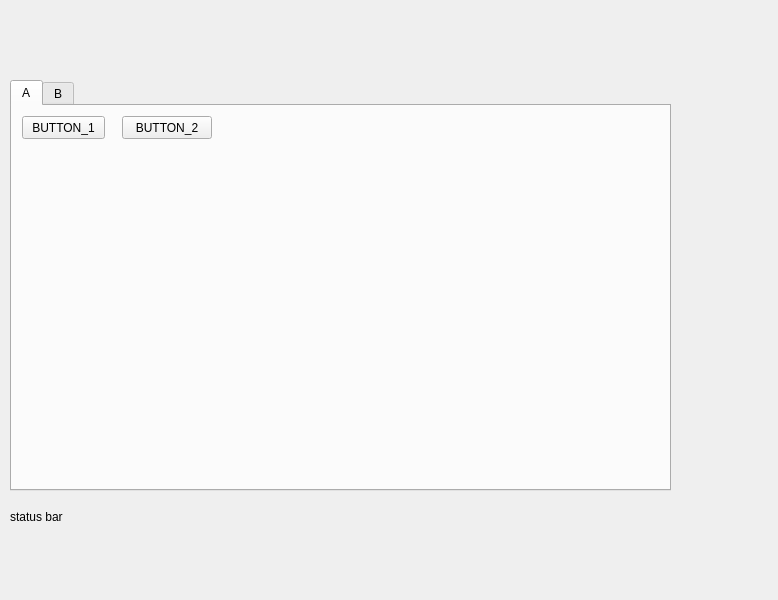
<?xml version="1.0" encoding="UTF-8"?>
<ui version="4.0">
 <class>MainWindow</class>
 <widget class="QMainWindow" name="MainWindow">
  <property name="geometry">
   <rect>
    <x>0</x>
    <y>0</y>
    <width>778</width>
    <height>600</height>
   </rect>
  </property>
  <property name="windowTitle">
   <string>MainWindow</string>
  </property>
  <widget class="QWidget" name="centralWidget">
   <widget class="QTabWidget" name="tabWidget_mainwindow">
    <property name="geometry">
     <rect>
      <x>10</x>
      <y>80</y>
      <width>661</width>
      <height>411</height>
     </rect>
    </property>
    <property name="currentIndex">
     <number>0</number>
    </property>
    <widget class="QWidget" name="tab_drawings">
     <attribute name="title">
      <string>A</string>
     </attribute>
     <widget class="QPushButton" name="pushButton_new_drawing">
      <property name="geometry">
       <rect>
        <x>10</x>
        <y>10</y>
        <width>83</width>
        <height>23</height>
       </rect>
      </property>
      <property name="text">
       <string>BUTTON_1</string>
      </property>
     </widget>
     <widget class="QPushButton" name="pushButton_review_report">
      <property name="geometry">
       <rect>
        <x>110</x>
        <y>10</y>
        <width>90</width>
        <height>23</height>
       </rect>
      </property>
      <property name="text">
       <string>BUTTON_2</string>
      </property>
     </widget>
    </widget>
    <widget class="QWidget" name="tab_specifications">
     <attribute name="title">
      <string>B</string>
     </attribute>
    </widget>
   </widget>
   <widget class="QLabel" name="label_status_bar">
    <property name="geometry">
     <rect>
      <x>10</x>
      <y>510</y>
      <width>761</width>
      <height>81</height>
     </rect>
    </property>
    <property name="text">
     <string>status bar</string>
    </property>
    <property name="textFormat">
     <enum>Qt::AutoText</enum>
    </property>
    <property name="alignment">
     <set>Qt::AlignLeading|Qt::AlignLeft|Qt::AlignTop</set>
    </property>
    <property name="wordWrap">
     <bool>true</bool>
    </property>
   </widget>
  </widget>
 </widget>
 <resources/>
 <connections/>
</ui>
